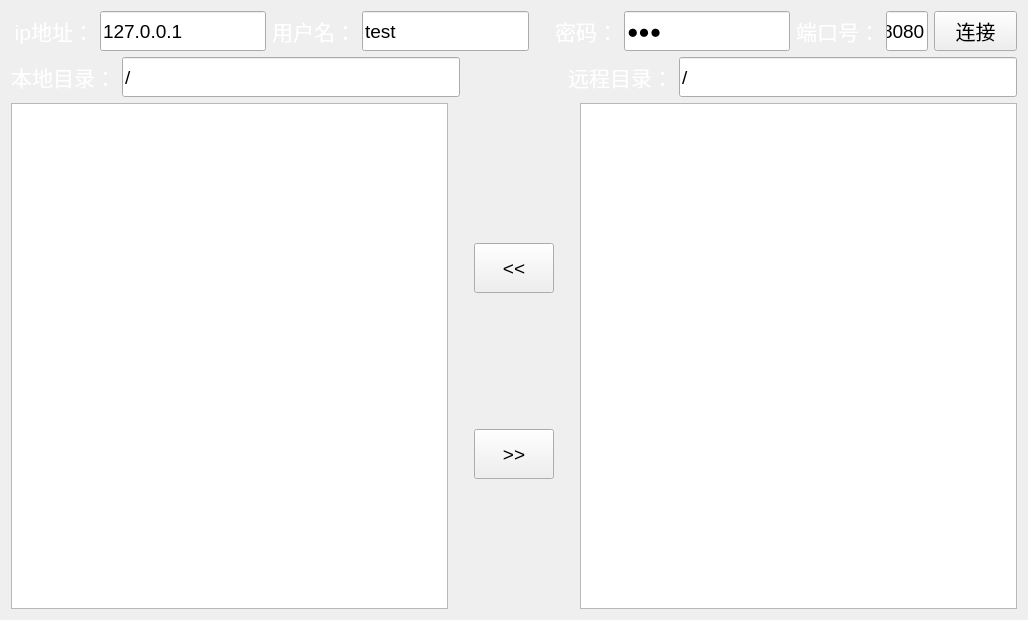
<?xml version="1.0" encoding="UTF-8"?>
<ui version="4.0">
 <class>ClientWindow</class>
 <widget class="QWidget" name="ClientWindow">
  <property name="geometry">
   <rect>
    <x>0</x>
    <y>0</y>
    <width>1028</width>
    <height>620</height>
   </rect>
  </property>
  <property name="windowTitle">
   <string>ClientFtp</string>
  </property>
  <property name="styleSheet">
   <string notr="true"/>
  </property>
  <layout class="QHBoxLayout" name="horizontalLayout_5">
   <item>
    <layout class="QGridLayout" name="gridLayout" rowstretch="2,2,10">
     <item row="2" column="0">
      <layout class="QHBoxLayout" name="horizontalLayout_3">
       <item>
        <layout class="QHBoxLayout" name="horizontalLayout_4" stretch="3,0,3">
         <item>
          <widget class="QListWidget" name="listWidget_c">
           <property name="font">
            <font>
             <pointsize>14</pointsize>
            </font>
           </property>
           <property name="styleSheet">
            <string notr="true"/>
           </property>
          </widget>
         </item>
         <item>
          <layout class="QGridLayout" name="gridLayout_2" rowstretch="5,5" rowminimumheight="0,0" columnminimumwidth="0">
           <property name="leftMargin">
            <number>20</number>
           </property>
           <property name="topMargin">
            <number>10</number>
           </property>
           <property name="rightMargin">
            <number>20</number>
           </property>
           <property name="spacing">
            <number>6</number>
           </property>
           <item row="0" column="0">
            <widget class="QPushButton" name="left">
             <property name="sizePolicy">
              <sizepolicy hsizetype="Minimum" vsizetype="Fixed">
               <horstretch>0</horstretch>
               <verstretch>0</verstretch>
              </sizepolicy>
             </property>
             <property name="minimumSize">
              <size>
               <width>50</width>
               <height>50</height>
              </size>
             </property>
             <property name="sizeIncrement">
              <size>
               <width>0</width>
               <height>0</height>
              </size>
             </property>
             <property name="font">
              <font>
               <pointsize>14</pointsize>
              </font>
             </property>
             <property name="styleSheet">
              <string notr="true"/>
             </property>
             <property name="text">
              <string>&lt;&lt;</string>
             </property>
            </widget>
           </item>
           <item row="1" column="0">
            <widget class="QPushButton" name="right">
             <property name="minimumSize">
              <size>
               <width>50</width>
               <height>50</height>
              </size>
             </property>
             <property name="font">
              <font>
               <pointsize>14</pointsize>
              </font>
             </property>
             <property name="styleSheet">
              <string notr="true"/>
             </property>
             <property name="text">
              <string>&gt;&gt;</string>
             </property>
            </widget>
           </item>
          </layout>
         </item>
         <item>
          <widget class="QListWidget" name="listWidget_s">
           <property name="font">
            <font>
             <pointsize>14</pointsize>
            </font>
           </property>
           <property name="styleSheet">
            <string notr="true"/>
           </property>
          </widget>
         </item>
        </layout>
       </item>
      </layout>
     </item>
     <item row="0" column="0">
      <layout class="QHBoxLayout" name="horizontalLayout" stretch="2,4,2,4,2,4,1,1,2">
       <item>
        <widget class="QLabel" name="label">
         <property name="sizePolicy">
          <sizepolicy hsizetype="Preferred" vsizetype="Preferred">
           <horstretch>0</horstretch>
           <verstretch>0</verstretch>
          </sizepolicy>
         </property>
         <property name="minimumSize">
          <size>
           <width>0</width>
           <height>0</height>
          </size>
         </property>
         <property name="font">
          <font>
           <pointsize>16</pointsize>
          </font>
         </property>
         <property name="styleSheet">
          <string notr="true">color: rgb(255, 255, 255);</string>
         </property>
         <property name="text">
          <string>ip地址：</string>
         </property>
         <property name="alignment">
          <set>Qt::AlignRight|Qt::AlignTrailing|Qt::AlignVCenter</set>
         </property>
        </widget>
       </item>
       <item>
        <widget class="QLineEdit" name="ip">
         <property name="sizePolicy">
          <sizepolicy hsizetype="Preferred" vsizetype="Fixed">
           <horstretch>0</horstretch>
           <verstretch>0</verstretch>
          </sizepolicy>
         </property>
         <property name="minimumSize">
          <size>
           <width>0</width>
           <height>40</height>
          </size>
         </property>
         <property name="font">
          <font>
           <pointsize>14</pointsize>
          </font>
         </property>
         <property name="text">
          <string>127.0.0.1</string>
         </property>
        </widget>
       </item>
       <item>
        <widget class="QLabel" name="label_2">
         <property name="sizePolicy">
          <sizepolicy hsizetype="Preferred" vsizetype="Preferred">
           <horstretch>0</horstretch>
           <verstretch>0</verstretch>
          </sizepolicy>
         </property>
         <property name="minimumSize">
          <size>
           <width>0</width>
           <height>0</height>
          </size>
         </property>
         <property name="font">
          <font>
           <pointsize>16</pointsize>
          </font>
         </property>
         <property name="styleSheet">
          <string notr="true">color: rgb(255, 255, 255);</string>
         </property>
         <property name="text">
          <string>用户名：</string>
         </property>
         <property name="alignment">
          <set>Qt::AlignRight|Qt::AlignTrailing|Qt::AlignVCenter</set>
         </property>
        </widget>
       </item>
       <item>
        <widget class="QLineEdit" name="username">
         <property name="sizePolicy">
          <sizepolicy hsizetype="Preferred" vsizetype="Fixed">
           <horstretch>0</horstretch>
           <verstretch>0</verstretch>
          </sizepolicy>
         </property>
         <property name="minimumSize">
          <size>
           <width>0</width>
           <height>40</height>
          </size>
         </property>
         <property name="font">
          <font>
           <pointsize>14</pointsize>
          </font>
         </property>
         <property name="text">
          <string>test</string>
         </property>
        </widget>
       </item>
       <item>
        <widget class="QLabel" name="label_3">
         <property name="sizePolicy">
          <sizepolicy hsizetype="Preferred" vsizetype="Preferred">
           <horstretch>0</horstretch>
           <verstretch>0</verstretch>
          </sizepolicy>
         </property>
         <property name="minimumSize">
          <size>
           <width>0</width>
           <height>0</height>
          </size>
         </property>
         <property name="font">
          <font>
           <pointsize>16</pointsize>
          </font>
         </property>
         <property name="styleSheet">
          <string notr="true">color: rgb(255, 255, 255);</string>
         </property>
         <property name="text">
          <string>密码：</string>
         </property>
         <property name="alignment">
          <set>Qt::AlignRight|Qt::AlignTrailing|Qt::AlignVCenter</set>
         </property>
        </widget>
       </item>
       <item>
        <widget class="QLineEdit" name="password">
         <property name="sizePolicy">
          <sizepolicy hsizetype="Preferred" vsizetype="Fixed">
           <horstretch>0</horstretch>
           <verstretch>0</verstretch>
          </sizepolicy>
         </property>
         <property name="minimumSize">
          <size>
           <width>0</width>
           <height>40</height>
          </size>
         </property>
         <property name="font">
          <font>
           <pointsize>14</pointsize>
          </font>
         </property>
         <property name="text">
          <string>123</string>
         </property>
         <property name="echoMode">
          <enum>QLineEdit::Password</enum>
         </property>
        </widget>
       </item>
       <item>
        <widget class="QLabel" name="label_4">
         <property name="sizePolicy">
          <sizepolicy hsizetype="Preferred" vsizetype="Preferred">
           <horstretch>0</horstretch>
           <verstretch>0</verstretch>
          </sizepolicy>
         </property>
         <property name="minimumSize">
          <size>
           <width>0</width>
           <height>0</height>
          </size>
         </property>
         <property name="font">
          <font>
           <pointsize>16</pointsize>
          </font>
         </property>
         <property name="styleSheet">
          <string notr="true">color: rgb(255, 255, 255);</string>
         </property>
         <property name="text">
          <string>端口号：</string>
         </property>
         <property name="alignment">
          <set>Qt::AlignRight|Qt::AlignTrailing|Qt::AlignVCenter</set>
         </property>
        </widget>
       </item>
       <item>
        <widget class="QLineEdit" name="port">
         <property name="sizePolicy">
          <sizepolicy hsizetype="Preferred" vsizetype="Fixed">
           <horstretch>0</horstretch>
           <verstretch>0</verstretch>
          </sizepolicy>
         </property>
         <property name="minimumSize">
          <size>
           <width>0</width>
           <height>40</height>
          </size>
         </property>
         <property name="font">
          <font>
           <pointsize>14</pointsize>
          </font>
         </property>
         <property name="text">
          <string>8080</string>
         </property>
        </widget>
       </item>
       <item>
        <widget class="QPushButton" name="connect">
         <property name="sizePolicy">
          <sizepolicy hsizetype="Preferred" vsizetype="Fixed">
           <horstretch>0</horstretch>
           <verstretch>0</verstretch>
          </sizepolicy>
         </property>
         <property name="minimumSize">
          <size>
           <width>0</width>
           <height>40</height>
          </size>
         </property>
         <property name="font">
          <font>
           <pointsize>15</pointsize>
          </font>
         </property>
         <property name="styleSheet">
          <string notr="true"/>
         </property>
         <property name="text">
          <string>连接</string>
         </property>
        </widget>
       </item>
      </layout>
     </item>
     <item row="1" column="0">
      <layout class="QHBoxLayout" name="horizontalLayout_2" stretch="1,10,3,1,10">
       <item>
        <widget class="QLabel" name="label_5">
         <property name="sizePolicy">
          <sizepolicy hsizetype="Preferred" vsizetype="Preferred">
           <horstretch>0</horstretch>
           <verstretch>0</verstretch>
          </sizepolicy>
         </property>
         <property name="minimumSize">
          <size>
           <width>0</width>
           <height>0</height>
          </size>
         </property>
         <property name="font">
          <font>
           <pointsize>16</pointsize>
          </font>
         </property>
         <property name="styleSheet">
          <string notr="true">color: rgb(255, 255, 255);</string>
         </property>
         <property name="text">
          <string>本地目录：</string>
         </property>
         <property name="alignment">
          <set>Qt::AlignRight|Qt::AlignTrailing|Qt::AlignVCenter</set>
         </property>
        </widget>
       </item>
       <item>
        <widget class="QLineEdit" name="clientdir">
         <property name="sizePolicy">
          <sizepolicy hsizetype="Preferred" vsizetype="Fixed">
           <horstretch>0</horstretch>
           <verstretch>0</verstretch>
          </sizepolicy>
         </property>
         <property name="minimumSize">
          <size>
           <width>0</width>
           <height>40</height>
          </size>
         </property>
         <property name="font">
          <font>
           <pointsize>14</pointsize>
          </font>
         </property>
         <property name="text">
          <string>/</string>
         </property>
        </widget>
       </item>
       <item>
        <spacer name="horizontalSpacer_2">
         <property name="sizePolicy">
          <sizepolicy hsizetype="Minimum" vsizetype="Minimum">
           <horstretch>0</horstretch>
           <verstretch>0</verstretch>
          </sizepolicy>
         </property>
         <property name="orientation">
          <enum>Qt::Horizontal</enum>
         </property>
         <property name="sizeHint" stdset="0">
          <size>
           <width>40</width>
           <height>20</height>
          </size>
         </property>
        </spacer>
       </item>
       <item>
        <widget class="QLabel" name="label_6">
         <property name="sizePolicy">
          <sizepolicy hsizetype="Preferred" vsizetype="Preferred">
           <horstretch>0</horstretch>
           <verstretch>0</verstretch>
          </sizepolicy>
         </property>
         <property name="minimumSize">
          <size>
           <width>0</width>
           <height>0</height>
          </size>
         </property>
         <property name="font">
          <font>
           <pointsize>16</pointsize>
          </font>
         </property>
         <property name="styleSheet">
          <string notr="true">color: rgb(255, 255, 255);</string>
         </property>
         <property name="text">
          <string>远程目录：</string>
         </property>
         <property name="alignment">
          <set>Qt::AlignRight|Qt::AlignTrailing|Qt::AlignVCenter</set>
         </property>
        </widget>
       </item>
       <item>
        <widget class="QLineEdit" name="serverdir">
         <property name="sizePolicy">
          <sizepolicy hsizetype="Preferred" vsizetype="Fixed">
           <horstretch>0</horstretch>
           <verstretch>0</verstretch>
          </sizepolicy>
         </property>
         <property name="minimumSize">
          <size>
           <width>0</width>
           <height>40</height>
          </size>
         </property>
         <property name="font">
          <font>
           <pointsize>14</pointsize>
          </font>
         </property>
         <property name="text">
          <string>/</string>
         </property>
        </widget>
       </item>
      </layout>
     </item>
    </layout>
   </item>
  </layout>
 </widget>
 <layoutdefault spacing="6" margin="11"/>
 <resources/>
 <connections/>
</ui>
